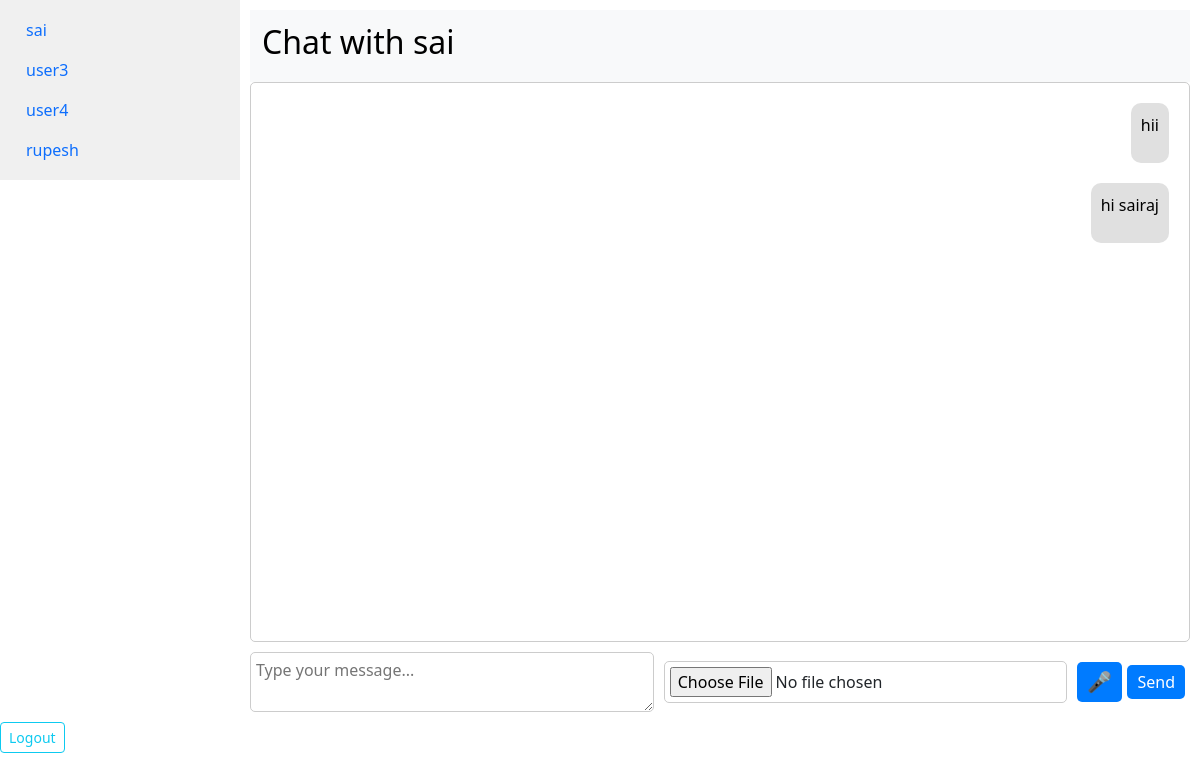
Before: /?user=sai (signed in) with the older database file.
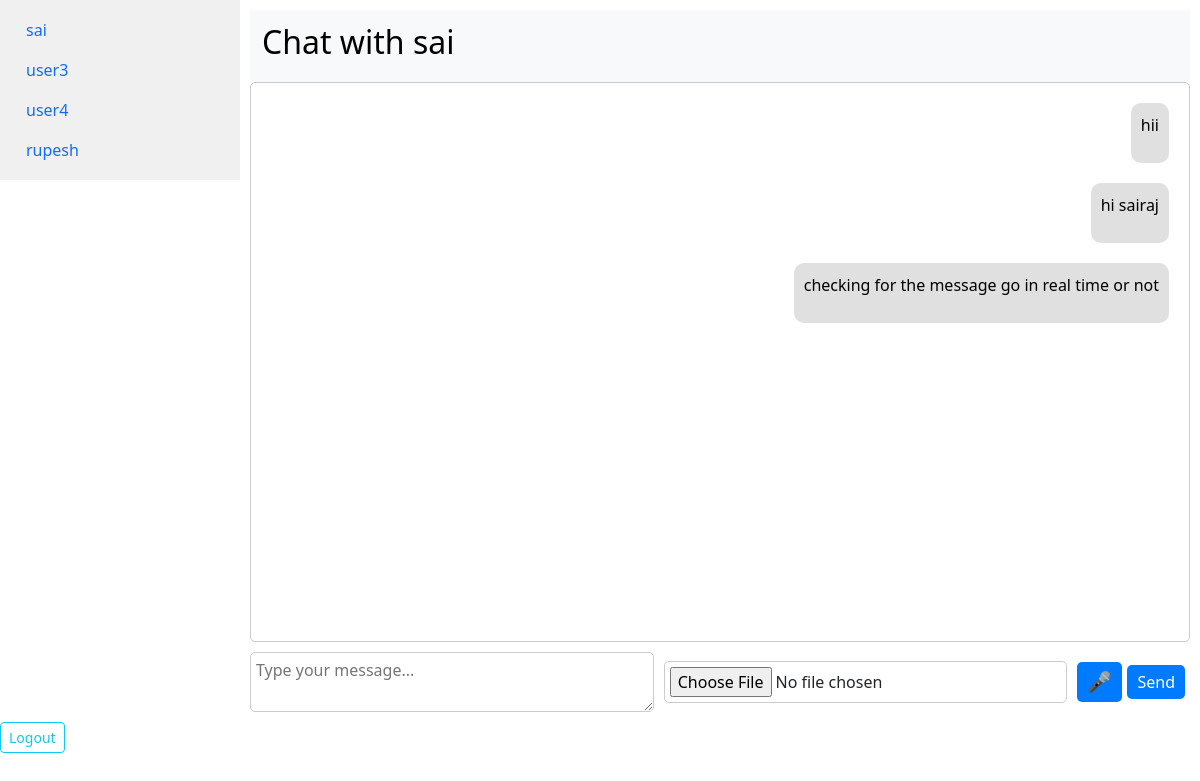
After: the same page with the newer database file.
### app/models.py (models this page shows, shortened)
class Message(models.Model):
    chat = models.ForeignKey(to=Mychats, on_delete=models.CASCADE, related_name='messages')
    user = models.ForeignKey(to=User, on_delete=models.CASCADE, related_name='received_messages')
    sender = models.ForeignKey(to=User, on_delete=models.CASCADE, related_name='sent_messages', null=True)  # Allow null
    msg = models.TextField()
    attachment = models.FileField(upload_to='attachments/', null=True, blank=True)
    text = models.TextField(blank=True, null=True)
    audio_file = models.FileField(upload_to='audio/', blank=True, null=True)
    timestamp = models.DateTimeField(auto_now_add=True)

### app/views.py (the view)
# urls.py: path('',index,name='index'),
@login_required
def index(request):
    frnd_name = request.GET.get('user', None)
    mychats_data = None
    messages = None
    if frnd_name:
        frnd_ = User.objects.filter(username=frnd_name).first()
        if frnd_:
            mychats_data = Mychats.objects.filter(me=request.user, frnd=frnd_).first()
            if not mychats_data:
                mychats_data = Mychats.objects.filter(me=frnd_, frnd=request.user).first()
            if mychats_data:
                messages = Message.objects.filter(chat=mychats_data).order_by('timestamp')
    frnds = User.objects.exclude(pk=request.user.id)
    return render(request, 'index.html', {
        'my': mychats_data,
        'chats': messages,  # Pass the messages to the template
        'frnds': frnds
    })

### app/templates/index.html (shortened to what this page needs)
<!DOCTYPE html>
<html lang="en">
<head>
    <link href="https://cdn.jsdelivr.net/npm/bootstrap@5.3.2/dist/css/bootstrap.min.css" rel="stylesheet">
</head>
<body>
    <div class="main">
        <div class="d-flex align-items-start chat-container">
            <div class="sidebar">
                <nav class="nav flex-column nav-pills" id="v-pills-tab" role="tablist" aria-orientation="vertical">
                    {% for frnd in frnds %}
                    <a class="nav-link" href="/?user={{frnd.username}}" role="tab" aria-controls="v-pills-home" aria-selected="false">{{frnd.username}}</a>
                    {% endfor %}
                </nav>
            </div>
            <div class="chat-content">
                <div class="navbar bg-body-tertiary">
                    <div class="container-fluid">
                        <a class="navbar-brand" href="#">
                            <h2 id="chat-with-user">Chat with <span id="username"></span> </h2>
                        </a>
                    </div>
                </div>
                <div class="chat-messages">
                    {% if chats %}
                        {% for chat in chats %}
                            {% if chat.user == request.user %}
                                <div class="chat-card">
                                    <p>{{ chat.msg }}</p>
                                </div>
                            {% endif %}
                        {% endfor %}
                    {% else %}
                        <p>No messages to display.</p>
                    {% endif %}
                </div>
                <div class="input-section">
                    <textarea class="message-input" placeholder="Type your message..." id="chat-input"></textarea>
                    <input type="file" class="attachment-input" />
                    <button class="mic-button" id="mic-button">🎤</button>
                    <button class="send-button" id="send-button">Send</button>
                </div>
            </div>
        </div>
    </div>
    <a href="{% url 'logout' %}" class="btn btn-outline-info btn-sm">Logout</a>
</body>
</html>

Changed rows visible on the page:
added Message: msg "checking for the message go in real time or not"
